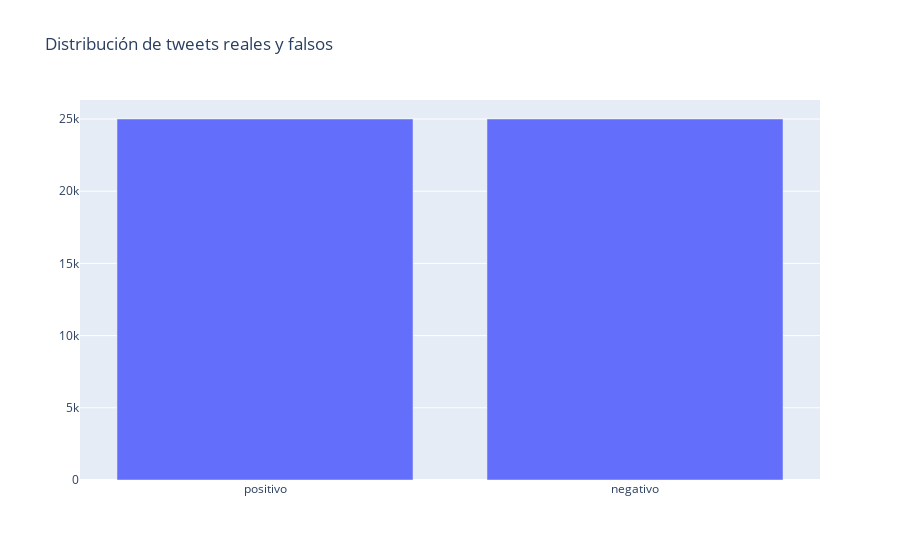

This figure's notebook cell:
### Markdown cell above
# Visualización de los datos

### Code cell
x = ds['sentimiento'].value_counts()
fig = py.graph_objs.Figure([py.graph_objs.Bar(x=x.index, y=x.values)])
fig.update_layout(title_text='Distribución de tweets reales y falsos')
fig.show()

### Figure 1 — Plotly figure (JSON) as saved in the notebook; plotly's stock layout.template omitted (floating-point values rounded to 4 significant figures)
{"data": [{"type": "bar", "x": ["positivo", "negativo"], "y": [25000, 25000]}], "layout": {"title": {"text": "Distribución de tweets reales y falsos"}}}
